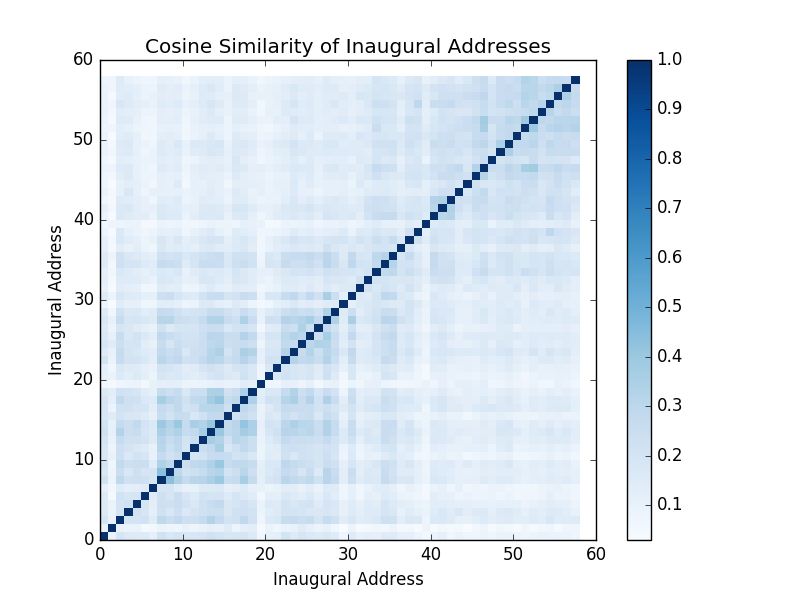

Reproduce this figure in Python.
import unicodedata
import codecs
import matplotlib.pyplot as plt
from sklearn.feature_extraction.text import TfidfVectorizer
from sklearn.metrics.pairwise import cosine_similarity

########################

#Converts text to ascii from unicode.
def load(text):
    #open the text file
    #converting the file from unicode to ascii
    with codecs.open(str(text),
                 "r",encoding='utf-8', errors='replace') as speech:
        raw=speech.read()
        raw_asc = unicodedata.normalize('NFKD', raw).encode('ascii','ignore')
    return raw_asc

#all speeches are in list. 
speech = []

for i in range(1,59):
    sp = 'InAd/in' + str(i) + '.txt'
    inaug = load(str(sp))
    speech.append(inaug)

print 'Loaded all speeches'

#converts all speeches into tfidf matrix
tfidf = TfidfVectorizer(stop_words='english').fit_transform(speech)

print 'Converted to TF-IDF Matrix.'


#create a cosine similarity matrix for each text file
from sklearn.metrics.pairwise import cosine_similarity
cos = cosine_similarity(tfidf, tfidf)
print cos
print 'Cosine Similarity Matrix Complete'

#show a heat map of how similar speeches are to each other
plt.title('Cosine Similarity of Inaugural Addresses')
plt.xlabel('Inaugural Address')
plt.ylabel('Inaugural Address')
heatmap = plt.pcolor(cos,cmap=plt.cm.Blues)
plt.colorbar(heatmap)
plt.savefig('CosSimInAd')
plt.show()
